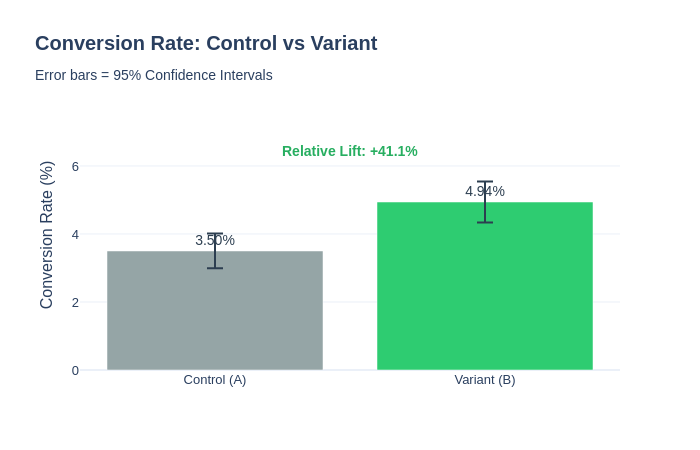

Here is the notebook cell this chart was saved with:
### Code cell
# Cell 4 — Chart 1: Conversion Rate Comparison + Confidence Intervals
ctrl = df[df['variant'] == 'Control (A)']
vart = df[df['variant'] == 'Variant (B)']

cvr_a = ctrl['converted'].mean()
cvr_b = vart['converted'].mean()
n_a, n_b = len(ctrl), len(vart)

# 95% confidence intervals (Wilson interval)
def wilson_ci(p, n, z=1.96):
    denom = 1 + z**2/n
    center = (p + z**2/(2*n)) / denom
    margin = (z * np.sqrt(p*(1-p)/n + z**2/(4*n**2))) / denom
    return center - margin, center + margin

ci_a = wilson_ci(cvr_a, n_a)
ci_b = wilson_ci(cvr_b, n_b)
lift = (cvr_b - cvr_a) / cvr_a * 100

fig = go.Figure()
for label, cvr, ci, color in [
    ('Control (A)', cvr_a, ci_a, '#95a5a6'),
    ('Variant (B)', cvr_b, ci_b, '#2ecc71')
]:
    fig.add_trace(go.Bar(
        name=label, x=[label], y=[cvr*100],
        marker_color=color,
        error_y=dict(type='data', array=[(ci[1]-ci[0])/2*100], visible=True, color='#2c3e50', thickness=2, width=8),
        text=f'{cvr*100:.2f}%', textposition='outside', textfont=dict(size=14, color='#2c3e50')
    ))

fig.add_annotation(x=0.5, y=max(cvr_a, cvr_b)*100 + 1.5,
    text=f'<b>Relative Lift: +{lift:.1f}%</b>',
    showarrow=False, font=dict(size=14, color='#27ae60'),
    xref='paper', yref='y')

fig.update_layout(
    title='<b>Conversion Rate: Control vs Variant</b><br><sub>Error bars = 95% Confidence Intervals</sub>',
    yaxis_title='Conversion Rate (%)', yaxis=dict(range=[0, max(cvr_a, cvr_b)*100 + 3]),
    template='plotly_white', height=450, width=700, showlegend=False,
    font=dict(family='Arial', size=13), title_font_size=20,
    plot_bgcolor='white'
)
fig.show()
print(f'Control CVR: {cvr_a*100:.2f}% | Variant CVR: {cvr_b*100:.2f}% | Lift: +{lift:.1f}%')

### Figure 1 — Plotly figure (JSON) as saved in the notebook; plotly's stock layout.template omitted (floating-point values rounded to 4 significant figures)
{"data": [{"error_y": {"array": [0.5105], "color": "#2c3e50", "thickness": 2, "type": "data", "visible": true, "width": 8}, "marker": {"color": "#95a5a6"}, "name": "Control (A)", "text": "3.50%", "textfont": {"color": "#2c3e50", "size": 14}, "textposition": "outside", "type": "bar", "x": ["Control (A)"], "y": [3.5]}, {"error_y": {"array": [0.6014], "color": "#2c3e50", "thickness": 2, "type": "data", "visible": true, "width": 8}, "marker": {"color": "#2ecc71"}, "name": "Variant (B)", "text": "4.94%", "textfont": {"color": "#2c3e50", "size": 14}, "textposition": "outside", "type": "bar", "x": ["Variant (B)"], "y": [4.94]}], "layout": {"annotations": [{"font": {"color": "#27ae60", "size": 14}, "showarrow": false, "text": "<b>Relative Lift: +41.1%</b>", "x": 0.5, "xref": "paper", "y": 6.44, "yref": "y"}], "font": {"family": "Arial", "size": 13}, "height": 450, "plot_bgcolor": "white", "showlegend": false, "title": {"font": {"size": 20}, "text": "<b>Conversion Rate: Control vs Variant</b><br><sub>Error bars = 95% Confidence Intervals</sub>"}, "width": 700, "yaxis": {"range": [0, 7.94], "title": {"text": "Conversion Rate (%)"}}}}
